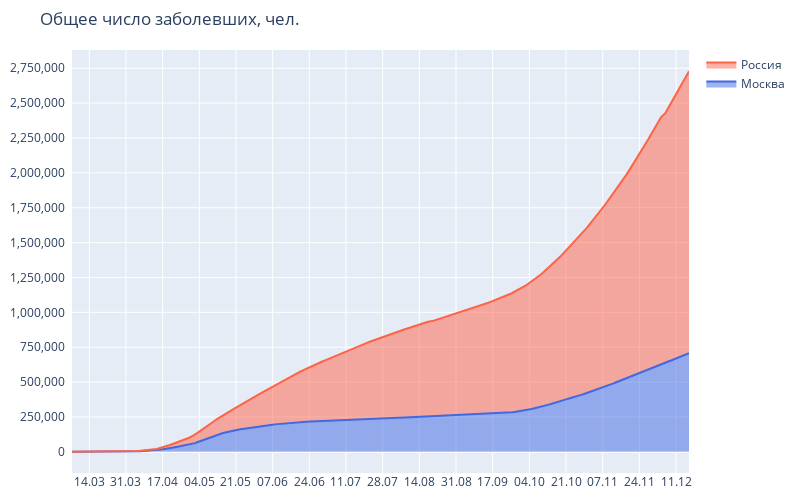

Here is the notebook cell this chart was saved with:
### Code cell
fig = go.Figure()
fig.update_layout(
    title_text="Общее число заболевших, чел.",
    autosize=False,
    width=800,
    height=500,
    xaxis=dict(
        dtick=17*24*60*60*1000,
        tickformat="%d.%m"
    ),
    yaxis=dict(
        dtick = 250_000,
        tickformat=",",
        ticksuffix="  "
    ),
    margin=dict(t=50, b=10, l=10, r=10)
)

fig.add_trace(go.Scatter(x=moscow_df["Date"], y=moscow_df["Total-Confirmed"], name="Москва", fill="tozeroy",
                         line=dict(color="royalblue")))
fig.add_trace(go.Scatter(x=country_df["Date"], y=country_df["Total-Confirmed"], name="Россия", fill="tonexty",
                         line=dict(color="tomato")))
fig.write_image("plots/total_confirmed_russia_moscow.png")
fig.show()

### Figure 1 — Plotly figure (JSON) as saved in the notebook; plotly's stock layout.template omitted (floating-point values rounded to 4 significant figures; data arrays with more than 128 entries replaced by an {"elided": "..."} marker saying what was removed)
{"data": [{"fill": "tozeroy", "line": {"color": "royalblue"}, "name": "Москва", "type": "scatter", "x": {"elided": "282 str values"}, "y": {"elided": "282 int values"}}, {"fill": "tonexty", "line": {"color": "tomato"}, "name": "Россия", "type": "scatter", "x": {"elided": "282 str values"}, "y": {"elided": "282 int values"}}], "layout": {"autosize": false, "height": 500, "margin": {"b": 10, "l": 10, "r": 10, "t": 50}, "title": {"text": "Общее число заболевших, чел."}, "width": 800, "xaxis": {"dtick": 1468800000, "tickformat": "%d.%m"}, "yaxis": {"dtick": 250000, "tickformat": ",", "ticksuffix": "  "}}}
